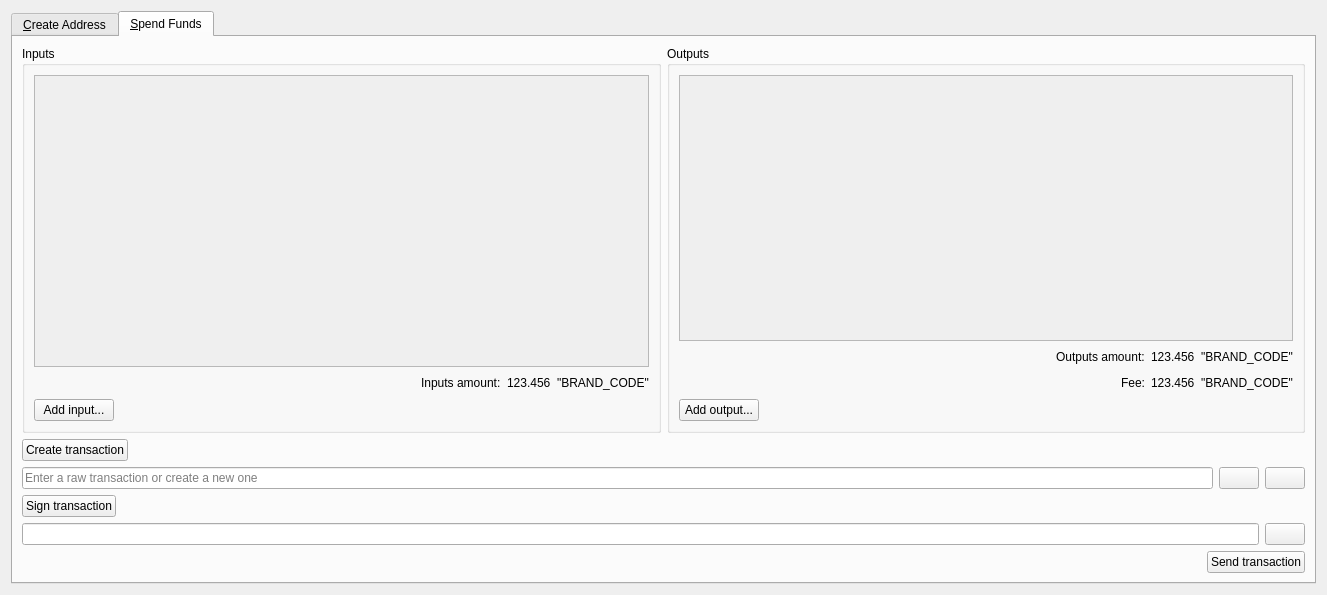
<?xml version="1.0" encoding="UTF-8"?>
<ui version="4.0">
 <class>MultisigDialog</class>
 <widget class="QDialog" name="MultisigDialog">
  <property name="geometry">
   <rect>
    <x>0</x>
    <y>0</y>
    <width>1327</width>
    <height>595</height>
   </rect>
  </property>
  <property name="windowTitle">
   <string>Multisig</string>
  </property>
  <layout class="QVBoxLayout" name="verticalLayout_2">
   <item>
    <widget class="QTabWidget" name="tabWidget">
     <property name="currentIndex">
      <number>1</number>
     </property>
     <widget class="QWidget" name="tabCreateAddress">
      <attribute name="title">
       <string>&amp;Create Address</string>
      </attribute>
      <layout class="QVBoxLayout" name="verticalLayout">
       <item>
        <widget class="QScrollArea" name="scrollArea">
         <property name="widgetResizable">
          <bool>true</bool>
         </property>
         <widget class="QWidget" name="scrollAreaWidgetContents">
          <property name="geometry">
           <rect>
            <x>0</x>
            <y>0</y>
            <width>1285</width>
            <height>343</height>
           </rect>
          </property>
          <layout class="QVBoxLayout" name="verticalLayout_3">
           <item>
            <layout class="QVBoxLayout" name="pubkeyEntries"/>
           </item>
           <item>
            <spacer name="verticalSpacer">
             <property name="orientation">
              <enum>Qt::Vertical</enum>
             </property>
             <property name="sizeHint" stdset="0">
              <size>
               <width>20</width>
               <height>40</height>
              </size>
             </property>
            </spacer>
           </item>
          </layout>
         </widget>
        </widget>
       </item>
       <item>
        <layout class="QHBoxLayout" name="horizontalLayout_14">
         <item>
          <widget class="QPushButton" name="addPubKeyButton">
           <property name="toolTip">
            <string>Add a member to the signing pool</string>
           </property>
           <property name="text">
            <string>&amp;Add public key...</string>
           </property>
           <property name="icon">
            <iconset resource="../res/codecoin.qrc.qrc">
             <normaloff>:/icons/add</normaloff>:/icons/add</iconset>
           </property>
          </widget>
         </item>
         <item>
          <widget class="QPushButton" name="clearButton">
           <property name="sizePolicy">
            <sizepolicy hsizetype="Minimum" vsizetype="Fixed">
             <horstretch>0</horstretch>
             <verstretch>0</verstretch>
            </sizepolicy>
           </property>
           <property name="toolTip">
            <string>Remove all public key fields</string>
           </property>
           <property name="text">
            <string>Clear all</string>
           </property>
           <property name="icon">
            <iconset resource="../res/codecoin.qrc.qrc">
             <normaloff>:/icons/remove</normaloff>:/icons/remove</iconset>
           </property>
           <property name="autoRepeatDelay">
            <number>300</number>
           </property>
          </widget>
         </item>
         <item>
          <spacer name="horizontalSpacer_8">
           <property name="orientation">
            <enum>Qt::Horizontal</enum>
           </property>
           <property name="sizeHint" stdset="0">
            <size>
             <width>40</width>
             <height>20</height>
            </size>
           </property>
          </spacer>
         </item>
        </layout>
       </item>
       <item>
        <layout class="QHBoxLayout" name="horizontalLayout_2">
         <item>
          <widget class="QLabel" name="requiredSignaturesLabel">
           <property name="text">
            <string>Required signatures:</string>
           </property>
          </widget>
         </item>
         <item>
          <widget class="QLineEdit" name="requiredSignatures">
           <property name="sizePolicy">
            <sizepolicy hsizetype="Minimum" vsizetype="Fixed">
             <horstretch>0</horstretch>
             <verstretch>0</verstretch>
            </sizepolicy>
           </property>
           <property name="minimumSize">
            <size>
             <width>127</width>
             <height>0</height>
            </size>
           </property>
           <property name="text">
            <string/>
           </property>
           <property name="maxLength">
            <number>2</number>
           </property>
           <property name="frame">
            <bool>true</bool>
           </property>
           <property name="alignment">
            <set>Qt::AlignRight|Qt::AlignTrailing|Qt::AlignVCenter</set>
           </property>
           <property name="placeholderText">
            <string>Enter a number</string>
           </property>
          </widget>
         </item>
         <item>
          <widget class="QLabel" name="maxSignaturesLabel">
           <property name="text">
            <string>/ 1</string>
           </property>
          </widget>
         </item>
         <item>
          <spacer name="horizontalSpacer_2">
           <property name="orientation">
            <enum>Qt::Horizontal</enum>
           </property>
           <property name="sizeHint" stdset="0">
            <size>
             <width>40</width>
             <height>20</height>
            </size>
           </property>
          </spacer>
         </item>
        </layout>
       </item>
       <item>
        <layout class="QHBoxLayout" name="horizontalLayout">
         <item>
          <widget class="QPushButton" name="createAddressButton">
           <property name="text">
            <string>Create multisig address</string>
           </property>
          </widget>
         </item>
         <item>
          <spacer name="horizontalSpacer">
           <property name="orientation">
            <enum>Qt::Horizontal</enum>
           </property>
           <property name="sizeHint" stdset="0">
            <size>
             <width>40</width>
             <height>20</height>
            </size>
           </property>
          </spacer>
         </item>
        </layout>
       </item>
       <item>
        <layout class="QHBoxLayout" name="horizontalLayoutMultisigAddress">
         <item>
          <widget class="QLabel" name="multisigAddressLabel">
           <property name="text">
            <string>Multisig address:</string>
           </property>
          </widget>
         </item>
         <item>
          <widget class="QLineEdit" name="multisigAddress">
           <property name="readOnly">
            <bool>true</bool>
           </property>
          </widget>
         </item>
         <item>
          <widget class="QPushButton" name="copyMultisigAddressButton">
           <property name="toolTip">
            <string>Copy the multisig address to the system clipboard</string>
           </property>
           <property name="text">
            <string/>
           </property>
           <property name="icon">
            <iconset resource="../res/codecoin.qrc.qrc">
             <normaloff>:/icons/editcopy</normaloff>:/icons/editcopy</iconset>
           </property>
           <property name="autoDefault">
            <bool>false</bool>
           </property>
          </widget>
         </item>
        </layout>
       </item>
       <item>
        <layout class="QHBoxLayout" name="horizontalLayout_3">
         <item>
          <widget class="QLabel" name="redeemScriptLabel">
           <property name="text">
            <string>Redeem script:</string>
           </property>
          </widget>
         </item>
         <item>
          <widget class="QLineEdit" name="redeemScript">
           <property name="readOnly">
            <bool>true</bool>
           </property>
          </widget>
         </item>
         <item>
          <widget class="QPushButton" name="copyRedeemScriptButton">
           <property name="toolTip">
            <string>Copy the redeem script to the system clipboard</string>
           </property>
           <property name="text">
            <string/>
           </property>
           <property name="icon">
            <iconset resource="../res/codecoin.qrc.qrc">
             <normaloff>:/icons/editcopy</normaloff>:/icons/editcopy</iconset>
           </property>
           <property name="autoDefault">
            <bool>false</bool>
           </property>
          </widget>
         </item>
        </layout>
       </item>
       <item>
        <layout class="QHBoxLayout" name="horizontalLayout_15">
         <item>
          <spacer name="horizontalSpacer_11">
           <property name="orientation">
            <enum>Qt::Horizontal</enum>
           </property>
           <property name="sizeHint" stdset="0">
            <size>
             <width>40</width>
             <height>20</height>
            </size>
           </property>
          </spacer>
         </item>
         <item>
          <widget class="QPushButton" name="saveRedeemScriptButton">
           <property name="toolTip">
            <string>The redeem script will be required to spend the funds sent to the multisig address</string>
           </property>
           <property name="text">
            <string>Save redeem script</string>
           </property>
          </widget>
         </item>
         <item>
          <widget class="QPushButton" name="saveMultisigAddressButton">
           <property name="toolTip">
            <string>Add the multisig address to your personal addresses</string>
           </property>
           <property name="text">
            <string>Add address to wallet</string>
           </property>
          </widget>
         </item>
        </layout>
       </item>
      </layout>
     </widget>
     <widget class="QWidget" name="tabSpendFunds">
      <attribute name="title">
       <string>&amp;Spend Funds</string>
      </attribute>
      <layout class="QVBoxLayout" name="verticalLayout_13">
       <item>
        <layout class="QVBoxLayout" name="verticalLayout_8">
         <item>
          <layout class="QHBoxLayout" name="horizontalLayout_4">
           <item>
            <widget class="QGroupBox" name="inputsBox">
             <property name="title">
              <string>Inputs</string>
             </property>
             <layout class="QVBoxLayout" name="verticalLayout_6">
              <item>
               <widget class="QScrollArea" name="scrollArea_2">
                <property name="minimumSize">
                 <size>
                  <width>0</width>
                  <height>0</height>
                 </size>
                </property>
                <property name="widgetResizable">
                 <bool>true</bool>
                </property>
                <widget class="QWidget" name="scrollAreaWidgetContents_2">
                 <property name="geometry">
                  <rect>
                   <x>0</x>
                   <y>0</y>
                   <width>613</width>
                   <height>262</height>
                  </rect>
                 </property>
                 <layout class="QVBoxLayout" name="verticalLayout_4">
                  <item>
                   <layout class="QVBoxLayout" name="inputs"/>
                  </item>
                  <item>
                   <spacer name="verticalSpacer_2">
                    <property name="orientation">
                     <enum>Qt::Vertical</enum>
                    </property>
                    <property name="sizeHint" stdset="0">
                     <size>
                      <width>20</width>
                      <height>42</height>
                     </size>
                    </property>
                   </spacer>
                  </item>
                 </layout>
                </widget>
               </widget>
              </item>
              <item>
               <layout class="QHBoxLayout" name="horizontalLayout_6">
                <item>
                 <spacer name="horizontalSpacer_9">
                  <property name="orientation">
                   <enum>Qt::Horizontal</enum>
                  </property>
                  <property name="sizeHint" stdset="0">
                   <size>
                    <width>40</width>
                    <height>20</height>
                   </size>
                  </property>
                 </spacer>
                </item>
                <item>
                 <widget class="QLabel" name="inputsAmountLabel">
                  <property name="text">
                   <string>Inputs amount:</string>
                  </property>
                 </widget>
                </item>
                <item>
                 <widget class="QLabel" name="inputsAmount">
                  <property name="text">
                   <string>123.456</string>
                  </property>
                  <property name="textInteractionFlags">
                   <set>Qt::LinksAccessibleByMouse|Qt::TextSelectableByKeyboard|Qt::TextSelectableByMouse</set>
                  </property>
                 </widget>
                </item>
                <item>
                 <widget class="QLabel" name="label">
                  <property name="text">
                   <string>&quot;BRAND_CODE&quot;</string>
                  </property>
                 </widget>
                </item>
               </layout>
              </item>
              <item>
               <layout class="QHBoxLayout" name="horizontalLayout_5">
                <item>
                 <widget class="QPushButton" name="addInputButton">
                  <property name="text">
                   <string>Add input...</string>
                  </property>
                  <property name="icon">
                   <iconset resource="../res/codecoin.qrc.qrc">
                    <normaloff>:/icons/add</normaloff>:/icons/add</iconset>
                  </property>
                 </widget>
                </item>
                <item>
                 <spacer name="horizontalSpacer_3">
                  <property name="orientation">
                   <enum>Qt::Horizontal</enum>
                  </property>
                  <property name="sizeHint" stdset="0">
                   <size>
                    <width>40</width>
                    <height>20</height>
                   </size>
                  </property>
                 </spacer>
                </item>
               </layout>
              </item>
             </layout>
            </widget>
           </item>
           <item>
            <widget class="QGroupBox" name="outputsBox">
             <property name="title">
              <string>Outputs</string>
             </property>
             <layout class="QVBoxLayout" name="verticalLayout_7">
              <item>
               <widget class="QScrollArea" name="scrollArea_3">
                <property name="minimumSize">
                 <size>
                  <width>0</width>
                  <height>0</height>
                 </size>
                </property>
                <property name="widgetResizable">
                 <bool>true</bool>
                </property>
                <widget class="QWidget" name="scrollAreaWidgetContents_3">
                 <property name="geometry">
                  <rect>
                   <x>0</x>
                   <y>0</y>
                   <width>612</width>
                   <height>234</height>
                  </rect>
                 </property>
                 <layout class="QVBoxLayout" name="verticalLayout_5">
                  <item>
                   <layout class="QVBoxLayout" name="outputs"/>
                  </item>
                  <item>
                   <spacer name="verticalSpacer_3">
                    <property name="orientation">
                     <enum>Qt::Vertical</enum>
                    </property>
                    <property name="sizeHint" stdset="0">
                     <size>
                      <width>20</width>
                      <height>42</height>
                     </size>
                    </property>
                   </spacer>
                  </item>
                 </layout>
                </widget>
               </widget>
              </item>
              <item>
               <layout class="QHBoxLayout" name="horizontalLayout_7">
                <item>
                 <spacer name="horizontalSpacer_10">
                  <property name="orientation">
                   <enum>Qt::Horizontal</enum>
                  </property>
                  <property name="sizeHint" stdset="0">
                   <size>
                    <width>40</width>
                    <height>20</height>
                   </size>
                  </property>
                 </spacer>
                </item>
                <item>
                 <widget class="QLabel" name="outputsAmountLabel">
                  <property name="text">
                   <string>Outputs amount:</string>
                  </property>
                 </widget>
                </item>
                <item>
                 <widget class="QLabel" name="outputsAmount">
                  <property name="text">
                   <string>123.456</string>
                  </property>
                  <property name="textInteractionFlags">
                   <set>Qt::LinksAccessibleByMouse|Qt::TextSelectableByKeyboard|Qt::TextSelectableByMouse</set>
                  </property>
                 </widget>
                </item>
                <item>
                 <widget class="QLabel" name="label_2">
                  <property name="text">
                   <string>&quot;BRAND_CODE&quot;</string>
                  </property>
                 </widget>
                </item>
               </layout>
              </item>
              <item>
               <layout class="QHBoxLayout" name="horizontalLayout_16">
                <item>
                 <spacer name="horizontalSpacer_12">
                  <property name="orientation">
                   <enum>Qt::Horizontal</enum>
                  </property>
                  <property name="sizeHint" stdset="0">
                   <size>
                    <width>40</width>
                    <height>20</height>
                   </size>
                  </property>
                 </spacer>
                </item>
                <item>
                 <widget class="QLabel" name="feeLabel">
                  <property name="text">
                   <string>Fee:</string>
                  </property>
                 </widget>
                </item>
                <item>
                 <widget class="QLabel" name="fee">
                  <property name="text">
                   <string>123.456</string>
                  </property>
                 </widget>
                </item>
                <item>
                 <widget class="QLabel" name="label_3">
                  <property name="text">
                   <string>&quot;BRAND_CODE&quot;</string>
                  </property>
                 </widget>
                </item>
               </layout>
              </item>
              <item>
               <layout class="QHBoxLayout" name="horizontalLayout_8">
                <item>
                 <widget class="QPushButton" name="addOutputButton">
                  <property name="text">
                   <string>Add output...</string>
                  </property>
                  <property name="icon">
                   <iconset resource="../res/codecoin.qrc.qrc">
                    <normaloff>:/icons/add</normaloff>:/icons/add</iconset>
                  </property>
                 </widget>
                </item>
                <item>
                 <spacer name="horizontalSpacer_4">
                  <property name="orientation">
                   <enum>Qt::Horizontal</enum>
                  </property>
                  <property name="sizeHint" stdset="0">
                   <size>
                    <width>40</width>
                    <height>20</height>
                   </size>
                  </property>
                 </spacer>
                </item>
               </layout>
              </item>
             </layout>
            </widget>
           </item>
          </layout>
         </item>
         <item>
          <layout class="QHBoxLayout" name="horizontalLayout_9">
           <item>
            <widget class="QPushButton" name="createTransactionButton">
             <property name="text">
              <string>Create transaction</string>
             </property>
            </widget>
           </item>
           <item>
            <spacer name="horizontalSpacer_5">
             <property name="orientation">
              <enum>Qt::Horizontal</enum>
             </property>
             <property name="sizeHint" stdset="0">
              <size>
               <width>40</width>
               <height>20</height>
              </size>
             </property>
            </spacer>
           </item>
          </layout>
         </item>
        </layout>
       </item>
       <item>
        <layout class="QVBoxLayout" name="verticalLayout_10">
         <item>
          <layout class="QHBoxLayout" name="horizontalLayout_10">
           <item>
            <widget class="QLineEdit" name="transaction">
             <property name="sizePolicy">
              <sizepolicy hsizetype="Expanding" vsizetype="Fixed">
               <horstretch>0</horstretch>
               <verstretch>0</verstretch>
              </sizepolicy>
             </property>
             <property name="placeholderText">
              <string>Enter a raw transaction or create a new one</string>
             </property>
            </widget>
           </item>
           <item>
            <widget class="QPushButton" name="copyTransactionButton">
             <property name="toolTip">
              <string/>
             </property>
             <property name="text">
              <string/>
             </property>
             <property name="icon">
              <iconset resource="../res/codecoin.qrc.qrc">
               <normaloff>:/icons/editcopy</normaloff>:/icons/editcopy</iconset>
             </property>
             <property name="autoDefault">
              <bool>false</bool>
             </property>
            </widget>
           </item>
           <item>
            <widget class="QPushButton" name="pasteTransactionButton">
             <property name="toolTip">
              <string>Paste address from clipboard</string>
             </property>
             <property name="text">
              <string/>
             </property>
             <property name="icon">
              <iconset resource="../res/codecoin.qrc.qrc">
               <normaloff>:/icons/editpaste</normaloff>:/icons/editpaste</iconset>
             </property>
             <property name="shortcut">
              <string>Alt+P</string>
             </property>
             <property name="autoDefault">
              <bool>false</bool>
             </property>
            </widget>
           </item>
          </layout>
         </item>
         <item>
          <layout class="QHBoxLayout" name="horizontalLayout_11">
           <item>
            <widget class="QPushButton" name="signTransactionButton">
             <property name="text">
              <string>Sign transaction</string>
             </property>
             <property name="icon">
              <iconset resource="../res/codecoin.qrc.qrc">
               <normaloff>:/icons/edit</normaloff>:/icons/edit</iconset>
             </property>
            </widget>
           </item>
           <item>
            <spacer name="horizontalSpacer_6">
             <property name="orientation">
              <enum>Qt::Horizontal</enum>
             </property>
             <property name="sizeHint" stdset="0">
              <size>
               <width>40</width>
               <height>20</height>
              </size>
             </property>
            </spacer>
           </item>
          </layout>
         </item>
        </layout>
       </item>
       <item>
        <layout class="QVBoxLayout" name="verticalLayout_12">
         <item>
          <layout class="QHBoxLayout" name="horizontalLayout_13">
           <item>
            <widget class="QLineEdit" name="signedTransaction">
             <property name="sizePolicy">
              <sizepolicy hsizetype="Expanding" vsizetype="Fixed">
               <horstretch>0</horstretch>
               <verstretch>0</verstretch>
              </sizepolicy>
             </property>
             <property name="readOnly">
              <bool>true</bool>
             </property>
            </widget>
           </item>
           <item>
            <widget class="QPushButton" name="copySignedTransactionButton">
             <property name="toolTip">
              <string/>
             </property>
             <property name="text">
              <string/>
             </property>
             <property name="icon">
              <iconset resource="../res/codecoin.qrc.qrc">
               <normaloff>:/icons/editcopy</normaloff>:/icons/editcopy</iconset>
             </property>
             <property name="autoDefault">
              <bool>false</bool>
             </property>
            </widget>
           </item>
          </layout>
         </item>
         <item>
          <layout class="QHBoxLayout" name="horizontalLayout_12">
           <item>
            <widget class="QLabel" name="statusLabel">
             <property name="text">
              <string/>
             </property>
            </widget>
           </item>
           <item>
            <spacer name="horizontalSpacer_7">
             <property name="orientation">
              <enum>Qt::Horizontal</enum>
             </property>
             <property name="sizeHint" stdset="0">
              <size>
               <width>40</width>
               <height>20</height>
              </size>
             </property>
            </spacer>
           </item>
           <item>
            <widget class="QPushButton" name="sendTransactionButton">
             <property name="text">
              <string>Send transaction</string>
             </property>
             <property name="icon">
              <iconset resource="../res/codecoin.qrc.qrc">
               <normaloff>:/icons/send</normaloff>:/icons/send</iconset>
             </property>
            </widget>
           </item>
          </layout>
         </item>
        </layout>
       </item>
      </layout>
     </widget>
    </widget>
   </item>
  </layout>
 </widget>
 <includes>
  <include location="local">codecoin.h</include>
 </includes>
 <resources>
  <include location="../res/codecoin.qrc"/>
 </resources>
 <connections/>
</ui>
